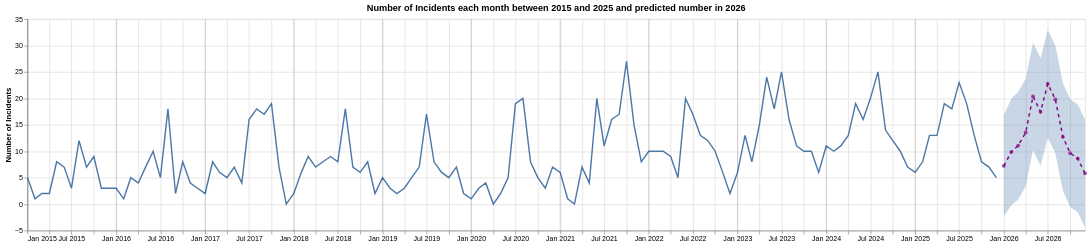

The specification (Vega-Lite) saved for this image:
### Vega-Lite specification from a JSON file in a GitHub repository (floating-point values rounded to 4 significant figures; data arrays with more than 128 entries replaced by an {"elided": "..."} marker saying what was removed)
{"config": {"view": {"continuousWidth": 300, "continuousHeight": 300}}, "layer": [{"data": {"name": "data-b52bc01d743cab0465bd20919f7d47a4"}, "mark": {"type": "errorband"}, "encoding": {"tooltip": [{"field": "dateTime", "timeUnit": "yearmonth", "title": "Month", "type": "temporal"}, {"field": "Incident", "format": ".2", "title": "Predicted number of incident"}, {"field": "upper Incident", "format": ".2", "title": "upper bound of the predicted value", "type": "quantitative"}, {"field": "lower Incident", "format": ".2", "title": "lower bound of the predicted value", "type": "quantitative"}], "x": {"field": "dateTime", "timeUnit": "yearmonth", "title": null, "type": "temporal"}, "y": {"field": "upper Incident", "title": "Number of Incidents", "type": "quantitative"}, "y2": {"field": "lower Incident"}}}, {"data": {"name": "data-afe0089929d850e6f3c92f38d7910aa2"}, "mark": {"type": "line", "color": "purple", "size": 2, "strokeDash": [5, 5]}, "encoding": {"x": {"field": "dateTime", "timeUnit": "yearmonth", "title": null, "type": "temporal"}, "y": {"field": "Incident", "title": "Number of Incidents", "type": "quantitative"}}}, {"data": {"name": "data-afe0089929d850e6f3c92f38d7910aa2"}, "mark": {"type": "point", "color": "purple", "filled": true}, "encoding": {"tooltip": [{"field": "dateTime", "timeUnit": "yearmonth", "title": "Month", "type": "temporal"}, {"field": "Incident", "format": ".2", "title": "Predicted number of incident"}], "x": {"field": "dateTime", "timeUnit": "yearmonth", "title": null, "type": "temporal"}, "y": {"field": "Incident", "title": "Number of Incidents", "type": "quantitative"}}}, {"data": {"name": "data-ff046d446bc6a3616680e0e460b9502f"}, "mark": {"type": "line"}, "encoding": {"tooltip": [{"field": "dateTime", "timeUnit": "yearmonth", "title": "Month", "type": "temporal"}, {"field": "Incident"}], "x": {"field": "dateTime", "timeUnit": "yearmonth", "title": null, "type": "temporal"}, "y": {"field": "Incident", "title": "Number of Incidents", "type": "quantitative"}}, "title": "Number of Incidents each month between 2015 and 2025 and predicted number in 2026"}, {"data": {"name": "data-bc065e43e4f4006e09dce2f841ef1c07"}, "mark": {"type": "rule", "color": "black", "opacity": 0.2}, "encoding": {"x": {"field": "date", "timeUnit": "yearmonth", "title": null, "type": "temporal"}}}], "height": 300, "width": 1500, "$schema": "https://vega.github.io/schema/vega-lite/v5.20.1.json", "datasets": {"data-b52bc01d743cab0465bd20919f7d47a4": [{"dateTime": "2026-01-01T00:00:00", "lower Incident": -2.31, "upper Incident": 16.77, "Incident": 7.232, "category": "forecast"}, {"dateTime": "2026-02-01T00:00:00", "lower Incident": -0.2367, "upper Incident": 19.98, "Incident": 9.873, "category": "forecast"}, {"dateTime": "2026-03-01T00:00:00", "lower Incident": 0.8921, "upper Incident": 21.25, "Incident": 11.07, "category": "forecast"}, {"dateTime": "2026-04-01T00:00:00", "lower Incident": 3.359, "upper Incident": 23.73, "Incident": 13.54, "category": "forecast"}, {"dateTime": "2026-05-01T00:00:00", "lower Incident": 10.19, "upper Incident": 30.56, "Incident": 20.37, "category": "forecast"}, {"dateTime": "2026-06-01T00:00:00", "lower Incident": 7.271, "upper Incident": 27.64, "Incident": 17.46, "category": "forecast"}, {"dateTime": "2026-07-01T00:00:00", "lower Incident": 12.55, "upper Incident": 32.92, "Incident": 22.74, "category": "forecast"}, {"dateTime": "2026-08-01T00:00:00", "lower Incident": 9.618, "upper Incident": 29.99, "Incident": 19.8, "category": "forecast"}, {"dateTime": "2026-09-01T00:00:00", "lower Incident": 2.536, "upper Incident": 22.91, "Incident": 12.72, "category": "forecast"}, {"dateTime": "2026-10-01T00:00:00", "lower Incident": -0.5514, "upper Incident": 19.82, "Incident": 9.635, "category": "forecast"}, {"dateTime": "2026-11-01T00:00:00", "lower Incident": -1.548, "upper Incident": 18.82, "Incident": 8.638, "category": "forecast"}, {"dateTime": "2026-12-01T00:00:00", "lower Incident": -4.369, "upper Incident": 16.0, "Incident": 5.817, "category": "forecast"}], "data-afe0089929d850e6f3c92f38d7910aa2": [{"dateTime": "2026-01-01T00:00:00", "Incident": 7.232, "category": "forecast"}, {"dateTime": "2026-02-01T00:00:00", "Incident": 9.873, "category": "forecast"}, {"dateTime": "2026-03-01T00:00:00", "Incident": 11.07, "category": "forecast"}, {"dateTime": "2026-04-01T00:00:00", "Incident": 13.54, "category": "forecast"}, {"dateTime": "2026-05-01T00:00:00", "Incident": 20.37, "category": "forecast"}, {"dateTime": "2026-06-01T00:00:00", "Incident": 17.46, "category": "forecast"}, {"dateTime": "2026-07-01T00:00:00", "Incident": 22.74, "category": "forecast"}, {"dateTime": "2026-08-01T00:00:00", "Incident": 19.8, "category": "forecast"}, {"dateTime": "2026-09-01T00:00:00", "Incident": 12.72, "category": "forecast"}, {"dateTime": "2026-10-01T00:00:00", "Incident": 9.635, "category": "forecast"}, {"dateTime": "2026-11-01T00:00:00", "Incident": 8.638, "category": "forecast"}, {"dateTime": "2026-12-01T00:00:00", "Incident": 5.817, "category": "forecast"}], "data-ff046d446bc6a3616680e0e460b9502f": {"elided": "132 records"}, "data-bc065e43e4f4006e09dce2f841ef1c07": [{"date": "01-01-2015"}, {"date": "01-01-2016"}, {"date": "01-01-2017"}, {"date": "01-01-2018"}, {"date": "01-01-2019"}, {"date": "01-01-2020"}, {"date": "01-01-2021"}, {"date": "01-01-2022"}, {"date": "01-01-2023"}, {"date": "01-01-2024"}, {"date": "01-01-2025"}]}}
